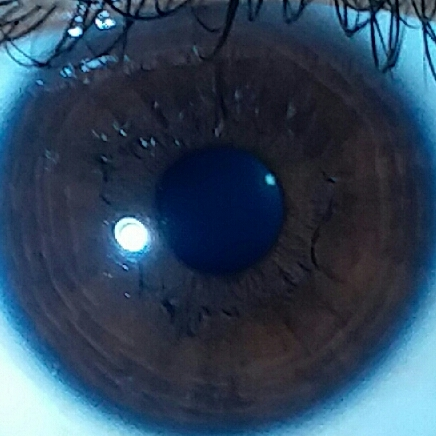
#> input picture Dataset_old/normal/2.jpg, 436 x 436 px
$ jupyter execute --allow-errors Untitled-Copy1.ipynb
#> lines starting #> are read from the running program, lines starting #| are printed output that depends on the picture; after the words box and inside, x2 and y2 are one past the last pixel; in counts of white or black regions, pixels touching at a corner belong together; long printed decimals are rounded
[cell 1]
import cv2
import numpy as np
import matplotlib.pyplot as plt
import math

#load image and show it
normal_path = "./Dataset_old/normal/2.jpg"
sedang_path = "./Dataset_old/sedang/2.jpg"
tinggi_path = "./Dataset_old/tinggi/2.jpg"

test_normal_path = "./Dataset_old/test/normal/2.jpg"
test_sedang_path = "./Dataset_old/test/sedang/2.jpg"
test_tinggi_path = "./Dataset_old/test/tinggi/1.jpg"

phone_path = "phone.jpg"
phone2_path = "test4.jpg"

img_normal = cv2.imread(normal_path)
#> img_normal is the input picture: shape (436, 436, 3); mean B, G, R 90.1, 68.5, 47.9
img_sedang = cv2.imread(sedang_path)
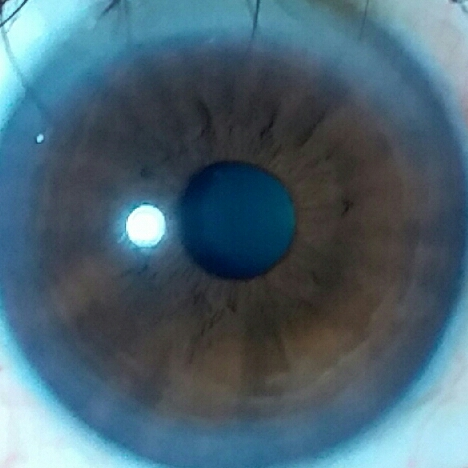
#> input picture Dataset_old/sedang/2.jpg, 468 x 468 px
#> img_sedang is the input picture: shape (468, 468, 3); mean B, G, R 113.6, 99.7, 74
img_tinggi = cv2.imread(tinggi_path)
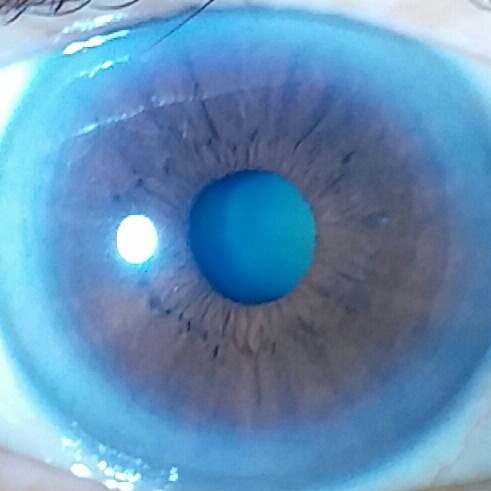
#> input picture Dataset_old/tinggi/2.jpg, 491 x 491 px
#> img_tinggi is the input picture: shape (491, 491, 3); mean B, G, R 183.5, 145.1, 98.5

img_test_normal = cv2.imread(test_normal_path)
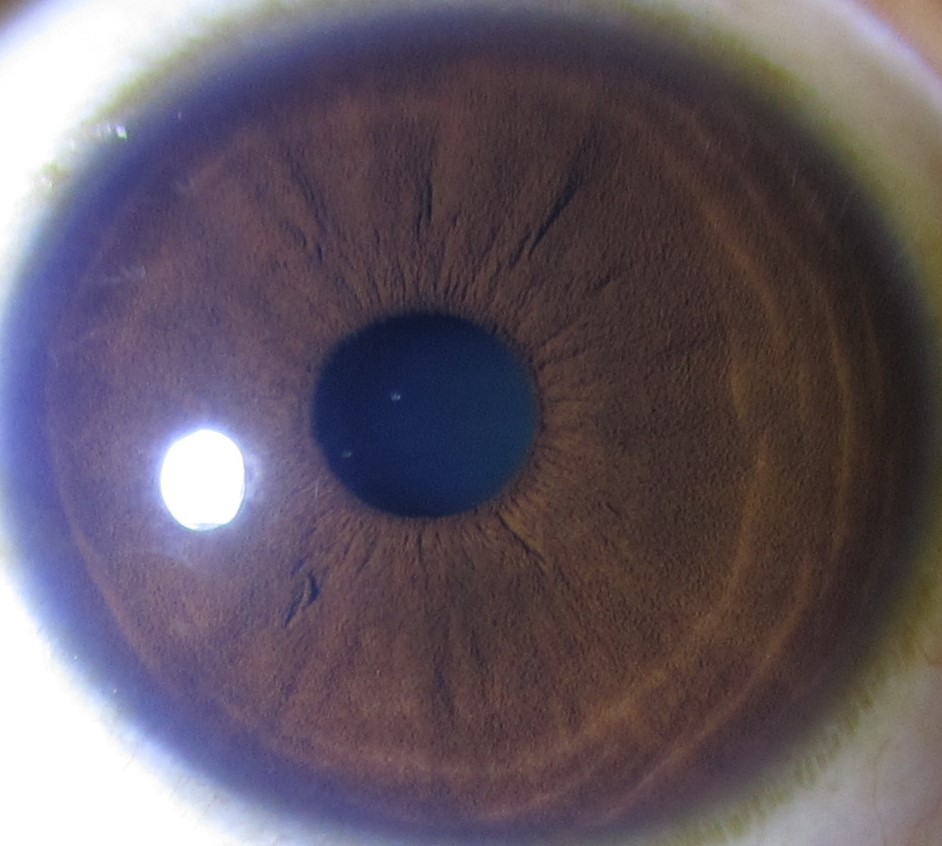
#> input picture Dataset_old/test/normal/2.jpg, 942 x 846 px
#> img_test_normal is the input picture: shape (846, 942, 3); mean B, G, R 100, 89.1, 99.7
img_test_sedang = cv2.imread(test_sedang_path)
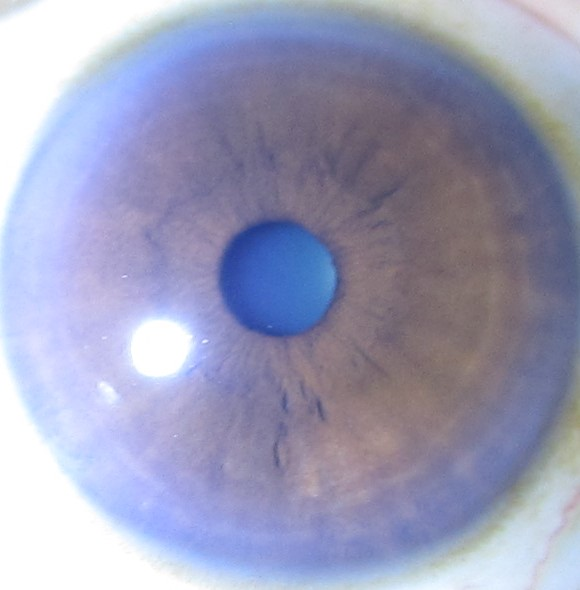
#> input picture Dataset_old/test/sedang/2.jpg, 580 x 590 px
#> img_test_sedang is the input picture: shape (590, 580, 3); mean B, G, R 185, 157.2, 155.5
img_test_tinggi = cv2.imread(test_tinggi_path)
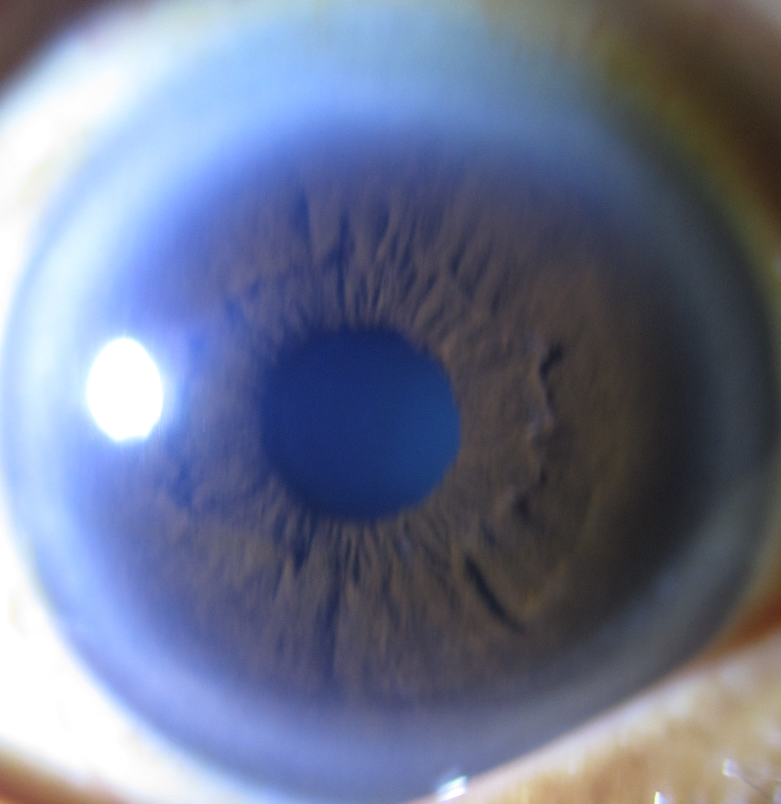
#> input picture Dataset_old/test/tinggi/1.jpg, 1562 x 1607 px (shown at 1/2 size)
#> img_test_tinggi is the input picture: shape (1607, 1562, 3); mean B, G, R 142.4, 116.7, 108.4

img_phone = cv2.imread(phone_path)
img_phone2 = cv2.imread(phone2_path)

[cell 2]
#normal Image
plt.imshow(img_normal)
plt.show()

[cell 3]
#sedang Image
plt.imshow(img_sedang)
plt.show()

[cell 4]
#tinggi image
plt.imshow(img_tinggi)
plt.show()

[cell 5]
img_test_normal = cv2.resize(img_test_normal, (491, 491), interpolation = cv2.INTER_AREA)
#> img_test_normal: shape (491, 491, 3)

plt.imshow(img_test_normal)
plt.show()

[cell 6]
img_test_sedang = cv2.resize(img_test_sedang, (491, 491), interpolation = cv2.INTER_AREA)
#> img_test_sedang: shape (491, 491, 3)

plt.imshow(img_test_sedang)
plt.show()

[cell 7]
img_test_tinggi = cv2.resize(img_test_tinggi, (491, 491), interpolation = cv2.INTER_AREA)
#> img_test_tinggi: shape (491, 491, 3)

plt.imshow(img_test_tinggi)
plt.show()

#> (a cell that did not finish here is left out)

#> (a cell that did not finish here is left out)

[cell 10]
#Hough Transform to detect the iris
def calculateBrightness(img) :
    s = 0
    for i in range(img.shape[0]) :
        for j in range(img.shape[1]) :
            color = img[i][j]
            s = s + img[i][j][0] + img[i][j][1] + img[i][j][2]
#> after the loop, s = 69606481
    level = s/(3 * img.shape[0] * img.shape[1])
#> level = 96.24
    print(level)
#| 96.242

    return level

input_img = img_test_normal.copy()
real_img = input_img.copy()
level = calculateBrightness(input_img)
#> level = 96.24

preprocessing = cv2.cvtColor(real_img, cv2.COLOR_BGR2GRAY)
preprocessing = cv2.medianBlur(preprocessing, 7)
ret, line = cv2.threshold(preprocessing, 0, 255, cv2.THRESH_BINARY+cv2.THRESH_OTSU)
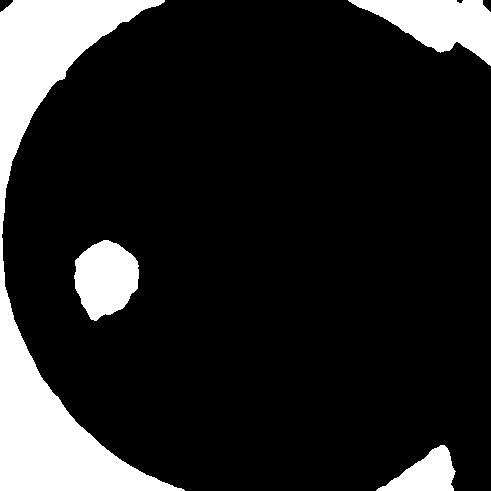
#> line: shape (491, 491); 14.6% white; 4 white regions, box (x1, y1, x2, y2) and area: (0, 0, 185, 491) 24469, (348, 0, 491, 66) 4953, (74, 240, 139, 321) 3799, (376, 445, 456, 491) 1975
#> ret = 142
preprocessing = cv2.Canny(preprocessing, 20, 30, apertureSize=3)
#> preprocessing: shape (491, 491); 4.4% white in thin lines or dots
#preprocessing = cv2.Canny(line,0,0)

plt.imshow(preprocessing)
plt.show()

rows = preprocessing.shape[0]
#> rows = 491
circles = cv2.HoughCircles(preprocessing, cv2.HOUGH_GRADIENT, 1, rows / 4, param1=ret, param2=10, minRadius=250, maxRadius=real_img.shape[0])
#> circles = 17 rows, first 8: [252.5, 258.5, 252.4], [372.5, 215.5, 371.7], [287.5, 380.5, 379.4], [490.5, 297.5, 489.3], [256.5, 133.5, 355.6], [489.5, 136.5, 484.9], [225.5, 487.5, 480.5], [246.5, 8.5, 478.3]

img_center = (int(real_img.shape[0]/2),int(real_img.shape[1] /2))
#> img_center = (245, 245)
img_radius = int(real_img.shape[0])
#> img_radius = 491

x = []
if circles is not None :
    circles = np.uint16(np.around(circles))
#> circles = 17 rows, first 8: [252, 258, 252], [372, 216, 372], [288, 380, 379], [490, 298, 489], [256, 134, 356], [490, 136, 485], [226, 488, 480], [246, 8, 478]
    begin = True
    for i in circles[0, :]:
        center = (i[0], i[1])
        radius = i[2]
        cv2.circle(preprocessing, center, radius, (255, 0, 255), 3)

        x.append(center)
#> this loop made 17 passes
#> (center, radius) on passes 1 to 12: ((252, 258), 252), ((372, 216), 372), ((288, 380), 379), ((490, 298), 489), ((256, 134), 356), ((490, 136), 485), ((226, 488), 480), ((246, 8), 478), ((124, 262), 358), ((408, 432), 318), ((30, 180), 472), ((396, 54), 391)
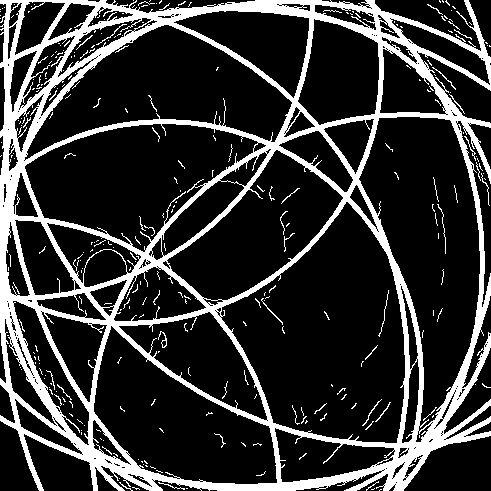
#> preprocessing: shape (491, 491); 20.3% white; 294 white regions (257 under 20 px), largest, box (x1, y1, x2, y2) and area: (0, 0, 491, 491) 46394, (437, 204, 446, 254) 54, (378, 290, 389, 337) 50
#> after the loop, x = [(252, 258), (372, 216), (288, 380), (490, 298), (256, 134), (490, 136), (226, 488), (246, 8), (124, 262), (408, 432), (30, 180), (396, 54), (40, 366), (16, 2), (126, 68), (6, 490), (164, 378)]

[cell 11]
#from sklearn.neighbors.nearest_centroid import NearestCentroid
from sklearn.cluster import KMeans
from scipy import stats

print(radius)
#| 257
print(len(x))
#| 17

z = np.abs(stats.zscore(x))
#> z = 17 rows, first 8: [0.133, 0.0883], [0.898, 0.179], [0.362, 0.864], [1.65, 0.343], [0.158, 0.7], [1.65, 0.688], [0.033, 1.55], [0.0946, 1.5]
x_o = np.array(x)[(z < 1.3).all(axis=1)]
#> x_o = [[252, 258], [372, 216], [288, 380], [256, 134], [124, 262], [408, 432], [30, 180], [396, 54], [40, 366], [126, 68], [164, 378]]
print(len(x_o))
#| 11
print(real_img.shape[0]/2)
#| 245.5

clf = KMeans(n_clusters=1, random_state=0).fit(x_o)
cluster_center = (int(clf.cluster_centers_[0][0]) ,int(clf.cluster_centers_[0][1]))
#> cluster_center = (223, 248)

cv2.circle(preprocessing, cluster_center, 10, (0, 255, 255), 3)
cv2.circle(real_img, cluster_center, 10, (0, 255, 255), 3)
#> real_img: shape (491, 491, 3); mean B, G, R 99.9, 89.3, 100

radius = int(real_img.shape[0]/2)
#> radius = 245
radius = radius - 20
#> radius = 225

cv2.circle(preprocessing, cluster_center, int(radius * 0.9), (255, 0, 255), 3)
#> preprocessing: shape (491, 491); 22.6% white; 289 white regions (253 under 20 px), largest, box (x1, y1, x2, y2) and area: (0, 0, 491, 491) 51992, (437, 204, 446, 254) 54, (378, 290, 389, 337) 50
cv2.circle(real_img, cluster_center, int(radius * 0.9), (255, 0, 255), 3)
#> real_img: shape (491, 491, 3); mean B, G, R 104.2, 87.6, 104.5

cv2.circle(preprocessing, cluster_center, int(radius * 0.8), (255, 0, 255), 3)
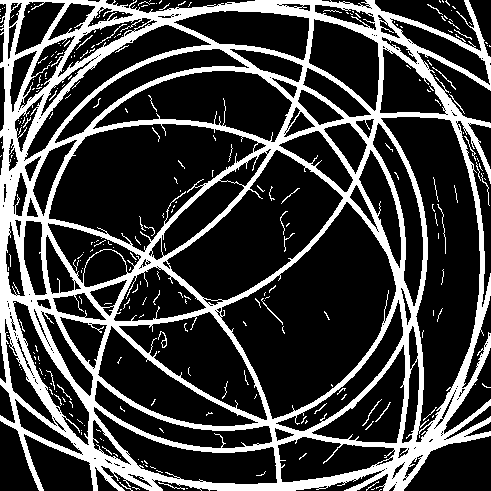
#> preprocessing: shape (491, 491); 24.7% white; 281 white regions (248 under 20 px), largest, box (x1, y1, x2, y2) and area: (0, 0, 491, 491) 57182, (437, 204, 446, 254) 54, (261, 298, 283, 325) 47
cv2.circle(real_img, cluster_center, int(radius * 0.8), (255, 0, 255), 3)
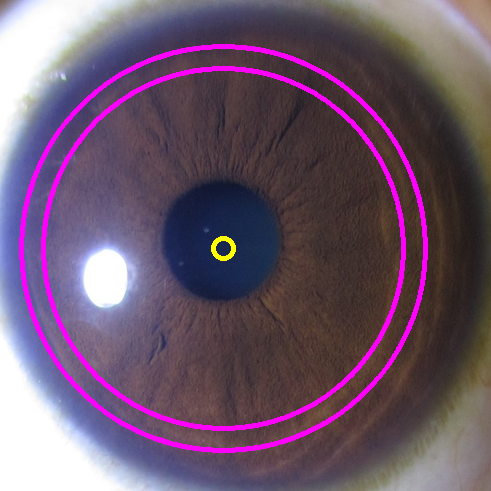
#> real_img: shape (491, 491, 3); mean B, G, R 108.3, 86, 108.4

plt.imshow(real_img)
plt.show()

plt.imshow(preprocessing)
plt.show()

[cell 12]
def segmentation(img) :
    preprocessing = cv2.cvtColor(img, cv2.COLOR_BGR2GRAY)
    #preprocessing = cv2.Canny(preprocessing, 20, 20)
    #preprocessing = cv2.resize(preprocessing, (480,480), interpolation=cv2.INTER_LINEAR)
    #preprocessing = cv2.medianBlur(preprocessing, 11)
    preprocessing = cv2.medianBlur(preprocessing, 5)
    ret, _ = cv2.threshold(preprocessing, 0, 255, cv2.THRESH_BINARY + cv2.THRESH_OTSU)

    rows = preprocessing.shape[0]
    circles = cv2.HoughCircles(preprocessing, cv2.HOUGH_GRADIENT, 1, rows / 4, param1=120, param2=10, minRadius=250, maxRadius=300)
    #circles = cv2.HoughCircles(preprocessing, cv2.HOUGH_GRADIENT, 1, rows / 4, param1=ret, param2=10, minRadius=250, maxRadius=480)

    if circles is not None :
        circles = np.uint16(np.around(circles))
        for i in circles[0, :]:
            center = (i[0], i[1])
            #cv2.circle(preprocessing, center, 1, (255, 255, 0), 3)
            radius = i[2]
            cv2.circle(preprocessing, center, radius, (255, 0, 255), 3)

    return preprocessing, radius

[cell 13]
def removeReflection(img):
    ret, mask = cv2.threshold(img, 150, 255, cv2.THRESH_BINARY)
    kernel = np.ones((5, 5), np.uint8)
    dilation = cv2.dilate(mask, kernel, iterations=1)
    preprocessing = cv2.inpaint(img, dilation, 5, cv2.INPAINT_TELEA)

    return preprocessing

[cell 14]
def rubberSheetModel(image, height, width, r_in, r_out, center):
    thetas = np.arange(0, 2 * np.pi, 2 * np.pi / width)  # Theta values
    #r_out = r_in + r_out
    # Create empty flatten image
    flat = np.zeros((height,width, 3), np.uint8)
    #circle_x = int(image.shape[0] / 2)
    #circle_y = int(image.shape[1] / 2)
    circle_x = int(center[0])
    circle_y = int(center[1])

    for i in range(width):
        for j in range(height):
            theta = thetas[i]  # value of theta coordinate
            r_pro = j / height  # value of r coordinate(normalized)

            # get coordinate of boundaries
            Xi = circle_x + r_in * np.cos(theta)
            Yi = circle_y + r_in * np.sin(theta)

            Xo = circle_x + r_out * np.cos(theta)
            Yo = circle_y + r_out * np.sin(theta)

            # the matched cartesian coordinates for the polar coordinates
            Xc = (1 - r_pro) * Xi + r_pro * Xo
            Yc = (1 - r_pro) * Yi + r_pro * Yo

            #if(Xc > width):
                #Xc = width - 1

            if Xc >= image.shape[0] :
                Xc = image.shape[0] - 1

            #if(Yc > height):
            #    Yc = height - 1

            if Yc >= image.shape[1] :
                Yc = image.shape[1] - 1

            color = image[int(Xc)][int(Yc)]  # color of the pixel

            flat[j][i] = color

    return flat

[cell 15]
#r_in = int(radius * 0.7)
r_in = int(radius * 0.8)
#> r_in = 180
#r_in = 0
r_out = int(radius * 0.9)
#> r_out = 202
#h = radius
h = int(radius * 0.1)
#> h = 22
#h = int(radius * 0.2)
w = int(radius * 2 * np.pi)
#> w = 1413
fin_img = rubberSheetModel(input_img, h, w, r_in, r_out, cluster_center)
#> in rubberSheetModel, `circle_x = int(center[0])`: circle_x = 223
#> in rubberSheetModel, `circle_y = int(center[1])`: circle_y = 248

plt.imshow(fin_img)
plt.show()

# [11 lines of commented-out code are left out]
fin_img = cv2.cvtColor(fin_img, cv2.COLOR_BGR2GRAY)
fin_img = cv2.GaussianBlur(fin_img, (7, 7), 0)
test_img = fin_img.copy()

# print(pixels)

otsu_threshold, image_result = cv2.threshold(fin_img, 0, 255, cv2.THRESH_BINARY + cv2.THRESH_OTSU)
#> otsu_threshold = 81
#histr = cv2.calcHist([image_result],[0],None,[256],[0,256])
histr, bin_edges = np.histogram(image_result, bins=256, range=(0.0, 1.0))
#> histr = 256 values, max 22144 at index 0, min 0 at index 1, mean 86.5; bin_edges = 257 values from 0 to 1

print(otsu_threshold)
#| 81.0
plt.imshow(image_result)
plt.show()

plt.plot(bin_edges[0:-1],histr)
plt.show()
#> figure, not shown here; curve peaks at x = 0, y = 22144

[cell 16]
#fin_img = cv2.equalizeHist(fin_img)
#test_img = cv2.GaussianBlur(test_img, (7, 7), 0)
thresh_adaptive = cv2.adaptiveThreshold(test_img, 255, cv2.ADAPTIVE_THRESH_MEAN_C, cv2.THRESH_BINARY_INV, 11, 12)
plt.imshow(thresh_adaptive)
plt.show()
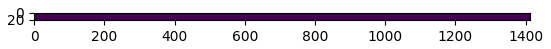
#> figure drawn by matplotlib, 1 panel
